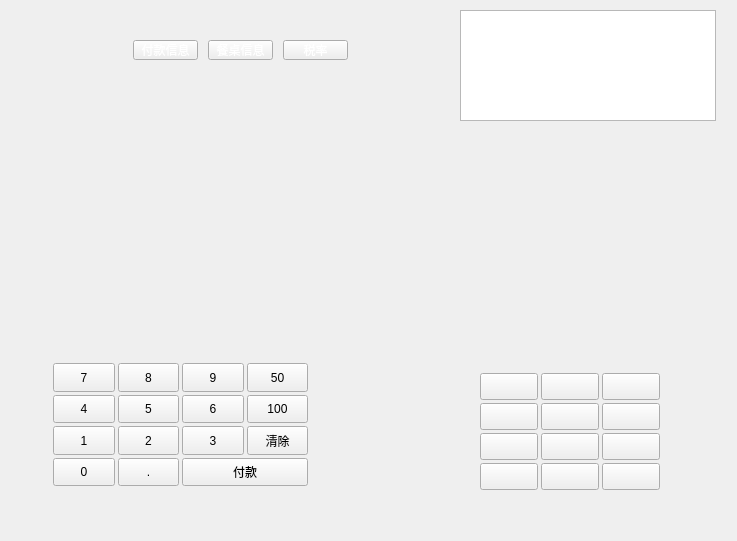
<?xml version="1.0" encoding="UTF-8"?>
<ui version="4.0">
 <class>w_scr_dish_pay_widget</class>
 <widget class="QWidget" name="w_scr_dish_pay_widget">
  <property name="geometry">
   <rect>
    <x>0</x>
    <y>0</y>
    <width>737</width>
    <height>541</height>
   </rect>
  </property>
  <property name="windowTitle">
   <string>Form</string>
  </property>
  <widget class="QFrame" name="frame_top">
   <property name="geometry">
    <rect>
     <x>130</x>
     <y>40</y>
     <width>221</width>
     <height>22</height>
    </rect>
   </property>
   <layout class="QVBoxLayout">
    <property name="spacing">
     <number>0</number>
    </property>
    <property name="leftMargin">
     <number>3</number>
    </property>
    <property name="topMargin">
     <number>0</number>
    </property>
    <property name="rightMargin">
     <number>3</number>
    </property>
    <property name="bottomMargin">
     <number>0</number>
    </property>
    <item>
     <widget class="QFrame" name="frame_3">
      <property name="styleSheet">
       <string notr="true"/>
      </property>
      <layout class="QHBoxLayout" name="horizontalLayout" stretch="0,0,0,1">
       <property name="spacing">
        <number>10</number>
       </property>
       <property name="leftMargin">
        <number>0</number>
       </property>
       <property name="topMargin">
        <number>0</number>
       </property>
       <property name="rightMargin">
        <number>0</number>
       </property>
       <property name="bottomMargin">
        <number>0</number>
       </property>
       <item>
        <widget class="public_pushbuton_likerb_pur" name="radioButton_payinfo">
         <property name="sizePolicy">
          <sizepolicy hsizetype="Minimum" vsizetype="Expanding">
           <horstretch>0</horstretch>
           <verstretch>0</verstretch>
          </sizepolicy>
         </property>
         <property name="focusPolicy">
          <enum>Qt::NoFocus</enum>
         </property>
         <property name="styleSheet">
          <string notr="true">color:white;</string>
         </property>
         <property name="text">
          <string>付款信息</string>
         </property>
         <property name="outer_stylesheet" stdset="0">
          <string>pushbutton_type</string>
         </property>
        </widget>
       </item>
       <item>
        <widget class="public_pushbuton_likerb_pur" name="radioButton_tableinfo">
         <property name="sizePolicy">
          <sizepolicy hsizetype="Minimum" vsizetype="Expanding">
           <horstretch>0</horstretch>
           <verstretch>0</verstretch>
          </sizepolicy>
         </property>
         <property name="focusPolicy">
          <enum>Qt::NoFocus</enum>
         </property>
         <property name="styleSheet">
          <string notr="true">color:white;</string>
         </property>
         <property name="text">
          <string>餐桌信息</string>
         </property>
         <property name="outer_stylesheet" stdset="0">
          <string>pushbutton_type</string>
         </property>
        </widget>
       </item>
       <item>
        <widget class="public_pushbuton_likerb_pur" name="radioButton_taxinfo">
         <property name="sizePolicy">
          <sizepolicy hsizetype="Minimum" vsizetype="Expanding">
           <horstretch>0</horstretch>
           <verstretch>0</verstretch>
          </sizepolicy>
         </property>
         <property name="focusPolicy">
          <enum>Qt::NoFocus</enum>
         </property>
         <property name="styleSheet">
          <string notr="true">color:white;</string>
         </property>
         <property name="text">
          <string>税率</string>
         </property>
         <property name="outer_stylesheet" stdset="0">
          <string>pushbutton_type</string>
         </property>
        </widget>
       </item>
       <item>
        <spacer name="horizontalSpacer">
         <property name="orientation">
          <enum>Qt::Horizontal</enum>
         </property>
         <property name="sizeHint" stdset="0">
          <size>
           <width>0</width>
           <height>20</height>
          </size>
         </property>
        </spacer>
       </item>
      </layout>
     </widget>
    </item>
    <item>
     <widget class="QLabel" name="label_12">
      <property name="minimumSize">
       <size>
        <width>0</width>
        <height>2</height>
       </size>
      </property>
      <property name="maximumSize">
       <size>
        <width>16777215</width>
        <height>2</height>
       </size>
      </property>
      <property name="text">
       <string/>
      </property>
      <property name="outer_stylesheet" stdset="0">
       <string>line_div_h</string>
      </property>
     </widget>
    </item>
   </layout>
  </widget>
  <widget class="QFrame" name="frame_summary">
   <property name="geometry">
    <rect>
     <x>440</x>
     <y>190</y>
     <width>101</width>
     <height>131</height>
    </rect>
   </property>
   <property name="styleSheet">
    <string notr="true">font-size:17pt;</string>
   </property>
   <layout class="QVBoxLayout" name="verticalLayout_3">
    <property name="spacing">
     <number>3</number>
    </property>
    <property name="leftMargin">
     <number>3</number>
    </property>
    <property name="topMargin">
     <number>3</number>
    </property>
    <property name="rightMargin">
     <number>3</number>
    </property>
    <property name="bottomMargin">
     <number>0</number>
    </property>
    <item>
     <widget class="lds_label_doublespinbox" name="lineEdit_realreceive" native="true"/>
    </item>
    <item>
     <widget class="lds_label_doublespinbox" name="lineEdit_change" native="true"/>
    </item>
    <item>
     <widget class="lds_label_doublespinbox" name="lineEdit_moneypay" native="true"/>
    </item>
    <item>
     <widget class="QWidget" name="widget_2" native="true"/>
    </item>
    <item>
     <widget class="QWidget" name="widget" native="true"/>
    </item>
   </layout>
  </widget>
  <widget class="QFrame" name="frame_stack0">
   <property name="geometry">
    <rect>
     <x>210</x>
     <y>190</y>
     <width>101</width>
     <height>131</height>
    </rect>
   </property>
   <property name="styleSheet">
    <string notr="true">font-size:17pt;</string>
   </property>
   <layout class="QVBoxLayout" name="verticalLayout">
    <property name="spacing">
     <number>3</number>
    </property>
    <property name="leftMargin">
     <number>3</number>
    </property>
    <property name="topMargin">
     <number>3</number>
    </property>
    <property name="rightMargin">
     <number>3</number>
    </property>
    <property name="bottomMargin">
     <number>0</number>
    </property>
    <item>
     <widget class="lds_label_doublespinbox" name="lineEdit_consum" native="true"/>
    </item>
    <item>
     <widget class="lds_label_doublespinbox" name="lineEdit_present" native="true"/>
    </item>
    <item>
     <widget class="lds_label_doublespinbox" name="lineEdit_discount" native="true"/>
    </item>
    <item>
     <widget class="lds_label_doublespinbox" name="lineEdit_int_rate" native="true"/>
    </item>
    <item>
     <widget class="lds_label_doublespinbox" name="lineEdit_blotout" native="true"/>
    </item>
   </layout>
  </widget>
  <widget class="QFrame" name="frame_stack1">
   <property name="geometry">
    <rect>
     <x>90</x>
     <y>190</y>
     <width>101</width>
     <height>131</height>
    </rect>
   </property>
   <property name="styleSheet">
    <string notr="true">font-size:17pt;</string>
   </property>
   <layout class="QVBoxLayout" name="verticalLayout_2">
    <property name="spacing">
     <number>3</number>
    </property>
    <property name="leftMargin">
     <number>3</number>
    </property>
    <property name="topMargin">
     <number>3</number>
    </property>
    <property name="rightMargin">
     <number>3</number>
    </property>
    <property name="bottomMargin">
     <number>0</number>
    </property>
    <item>
     <widget class="lds_label_text" name="lineEdit_ch_tableno" native="true"/>
    </item>
    <item>
     <widget class="lds_label_doublespinbox" name="lineEdit_service" native="true"/>
    </item>
    <item>
     <widget class="lds_label_doublespinbox" name="lineEdit_lowcost" native="true"/>
    </item>
    <item>
     <widget class="lds_label_text" name="lineEdit_vch_memo" native="true"/>
    </item>
    <item>
     <widget class="lds_label_text" name="lineEdit_int_person" native="true"/>
    </item>
   </layout>
  </widget>
  <widget class="lds_tableView" name="tableView">
   <property name="geometry">
    <rect>
     <x>460</x>
     <y>10</y>
     <width>256</width>
     <height>111</height>
    </rect>
   </property>
   <property name="focusPolicy">
    <enum>Qt::NoFocus</enum>
   </property>
  </widget>
  <widget class="QFrame" name="frame_pay_key">
   <property name="geometry">
    <rect>
     <x>480</x>
     <y>370</y>
     <width>183</width>
     <height>123</height>
    </rect>
   </property>
   <layout class="QGridLayout" name="gridLayout_5">
    <property name="leftMargin">
     <number>0</number>
    </property>
    <property name="topMargin">
     <number>3</number>
    </property>
    <property name="rightMargin">
     <number>3</number>
    </property>
    <property name="bottomMargin">
     <number>3</number>
    </property>
    <property name="spacing">
     <number>3</number>
    </property>
    <item row="0" column="0">
     <widget class="lds_pushbutton_wrap" name="pushButton_mobile_pay">
      <property name="sizePolicy">
       <sizepolicy hsizetype="Expanding" vsizetype="Expanding">
        <horstretch>0</horstretch>
        <verstretch>0</verstretch>
       </sizepolicy>
      </property>
      <property name="focusPolicy">
       <enum>Qt::NoFocus</enum>
      </property>
      <property name="outer_stylesheet" stdset="0">
       <string>pushbutton_bottom</string>
      </property>
     </widget>
    </item>
    <item row="3" column="0">
     <widget class="lds_pushbutton_wrap" name="pushButton_discount">
      <property name="sizePolicy">
       <sizepolicy hsizetype="Expanding" vsizetype="Expanding">
        <horstretch>0</horstretch>
        <verstretch>0</verstretch>
       </sizepolicy>
      </property>
      <property name="focusPolicy">
       <enum>Qt::NoFocus</enum>
      </property>
      <property name="outer_stylesheet" stdset="0">
       <string>pushbutton_bottom</string>
      </property>
     </widget>
    </item>
    <item row="1" column="1">
     <widget class="lds_pushbutton_wrap" name="pushButton_memberrecharge">
      <property name="sizePolicy">
       <sizepolicy hsizetype="Expanding" vsizetype="Expanding">
        <horstretch>0</horstretch>
        <verstretch>0</verstretch>
       </sizepolicy>
      </property>
      <property name="focusPolicy">
       <enum>Qt::NoFocus</enum>
      </property>
      <property name="outer_stylesheet" stdset="0">
       <string>pushbutton_bottom</string>
      </property>
     </widget>
    </item>
    <item row="3" column="1">
     <widget class="lds_pushbutton_wrap" name="pushButton_other">
      <property name="sizePolicy">
       <sizepolicy hsizetype="Expanding" vsizetype="Expanding">
        <horstretch>0</horstretch>
        <verstretch>0</verstretch>
       </sizepolicy>
      </property>
      <property name="focusPolicy">
       <enum>Qt::NoFocus</enum>
      </property>
      <property name="outer_stylesheet" stdset="0">
       <string>pushbutton_bottom</string>
      </property>
     </widget>
    </item>
    <item row="3" column="2">
     <widget class="lds_pushbutton_wrap" name="pushButton_cancel">
      <property name="sizePolicy">
       <sizepolicy hsizetype="Expanding" vsizetype="Expanding">
        <horstretch>0</horstretch>
        <verstretch>0</verstretch>
       </sizepolicy>
      </property>
      <property name="focusPolicy">
       <enum>Qt::NoFocus</enum>
      </property>
      <property name="outer_stylesheet" stdset="0">
       <string>pushbutton_bottom</string>
      </property>
     </widget>
    </item>
    <item row="1" column="0">
     <widget class="lds_pushbutton_wrap" name="pushButton_member">
      <property name="sizePolicy">
       <sizepolicy hsizetype="Expanding" vsizetype="Expanding">
        <horstretch>0</horstretch>
        <verstretch>0</verstretch>
       </sizepolicy>
      </property>
      <property name="focusPolicy">
       <enum>Qt::NoFocus</enum>
      </property>
      <property name="outer_stylesheet" stdset="0">
       <string>pushbutton_bottom</string>
      </property>
     </widget>
    </item>
    <item row="1" column="2">
     <widget class="lds_pushbutton_wrap" name="pushButton_vouchers">
      <property name="sizePolicy">
       <sizepolicy hsizetype="Expanding" vsizetype="Expanding">
        <horstretch>0</horstretch>
        <verstretch>0</verstretch>
       </sizepolicy>
      </property>
      <property name="focusPolicy">
       <enum>Qt::NoFocus</enum>
      </property>
      <property name="outer_stylesheet" stdset="0">
       <string>pushbutton_bottom</string>
      </property>
     </widget>
    </item>
    <item row="2" column="1">
     <widget class="lds_pushbutton_wrap" name="pushButton_meituan">
      <property name="sizePolicy">
       <sizepolicy hsizetype="Expanding" vsizetype="Expanding">
        <horstretch>0</horstretch>
        <verstretch>0</verstretch>
       </sizepolicy>
      </property>
      <property name="focusPolicy">
       <enum>Qt::NoFocus</enum>
      </property>
      <property name="outer_stylesheet" stdset="0">
       <string>pushbutton_bottom</string>
      </property>
     </widget>
    </item>
    <item row="0" column="1">
     <widget class="lds_pushbutton_wrap" name="pushButton_alipay">
      <property name="sizePolicy">
       <sizepolicy hsizetype="Expanding" vsizetype="Expanding">
        <horstretch>0</horstretch>
        <verstretch>0</verstretch>
       </sizepolicy>
      </property>
      <property name="focusPolicy">
       <enum>Qt::NoFocus</enum>
      </property>
      <property name="outer_stylesheet" stdset="0">
       <string>pushbutton_bottom</string>
      </property>
     </widget>
    </item>
    <item row="2" column="2">
     <widget class="lds_pushbutton_wrap" name="pushButton_waimaiteam">
      <property name="sizePolicy">
       <sizepolicy hsizetype="Expanding" vsizetype="Expanding">
        <horstretch>0</horstretch>
        <verstretch>0</verstretch>
       </sizepolicy>
      </property>
      <property name="focusPolicy">
       <enum>Qt::NoFocus</enum>
      </property>
      <property name="outer_stylesheet" stdset="0">
       <string>pushbutton_bottom</string>
      </property>
     </widget>
    </item>
    <item row="2" column="0">
     <widget class="lds_pushbutton_wrap" name="pushButton_youhui">
      <property name="sizePolicy">
       <sizepolicy hsizetype="Expanding" vsizetype="Expanding">
        <horstretch>0</horstretch>
        <verstretch>0</verstretch>
       </sizepolicy>
      </property>
      <property name="focusPolicy">
       <enum>Qt::NoFocus</enum>
      </property>
      <property name="outer_stylesheet" stdset="0">
       <string>pushbutton_bottom</string>
      </property>
     </widget>
    </item>
    <item row="0" column="2">
     <widget class="lds_pushbutton_wrap" name="pushButton_bank">
      <property name="sizePolicy">
       <sizepolicy hsizetype="Expanding" vsizetype="Expanding">
        <horstretch>0</horstretch>
        <verstretch>0</verstretch>
       </sizepolicy>
      </property>
      <property name="focusPolicy">
       <enum>Qt::NoFocus</enum>
      </property>
      <property name="outer_stylesheet" stdset="0">
       <string>pushbutton_bottom</string>
      </property>
     </widget>
    </item>
   </layout>
  </widget>
  <widget class="QFrame" name="frame_num_key">
   <property name="geometry">
    <rect>
     <x>50</x>
     <y>360</y>
     <width>261</width>
     <height>129</height>
    </rect>
   </property>
   <layout class="QGridLayout" name="gridLayout_key">
    <property name="leftMargin">
     <number>3</number>
    </property>
    <property name="topMargin">
     <number>3</number>
    </property>
    <property name="rightMargin">
     <number>3</number>
    </property>
    <property name="bottomMargin">
     <number>3</number>
    </property>
    <property name="spacing">
     <number>3</number>
    </property>
    <item row="3" column="0">
     <widget class="public_pushbutton_numkey" name="pushButton_14">
      <property name="sizePolicy">
       <sizepolicy hsizetype="Ignored" vsizetype="Expanding">
        <horstretch>0</horstretch>
        <verstretch>0</verstretch>
       </sizepolicy>
      </property>
      <property name="focusPolicy">
       <enum>Qt::NoFocus</enum>
      </property>
      <property name="text">
       <string>0</string>
      </property>
      <property name="outer_stylesheet" stdset="0">
       <string>pushbutton_key</string>
      </property>
     </widget>
    </item>
    <item row="0" column="3">
     <widget class="public_pushbutton_numkey" name="pushButton_4">
      <property name="sizePolicy">
       <sizepolicy hsizetype="Ignored" vsizetype="Expanding">
        <horstretch>0</horstretch>
        <verstretch>0</verstretch>
       </sizepolicy>
      </property>
      <property name="focusPolicy">
       <enum>Qt::NoFocus</enum>
      </property>
      <property name="text">
       <string>50</string>
      </property>
      <property name="outer_stylesheet" stdset="0">
       <string>pushbutton_key</string>
      </property>
     </widget>
    </item>
    <item row="1" column="0">
     <widget class="public_pushbutton_numkey" name="pushButton_6">
      <property name="sizePolicy">
       <sizepolicy hsizetype="Ignored" vsizetype="Expanding">
        <horstretch>0</horstretch>
        <verstretch>0</verstretch>
       </sizepolicy>
      </property>
      <property name="focusPolicy">
       <enum>Qt::NoFocus</enum>
      </property>
      <property name="text">
       <string>4</string>
      </property>
      <property name="outer_stylesheet" stdset="0">
       <string>pushbutton_key</string>
      </property>
     </widget>
    </item>
    <item row="1" column="2">
     <widget class="public_pushbutton_numkey" name="pushButton_5">
      <property name="sizePolicy">
       <sizepolicy hsizetype="Ignored" vsizetype="Expanding">
        <horstretch>0</horstretch>
        <verstretch>0</verstretch>
       </sizepolicy>
      </property>
      <property name="focusPolicy">
       <enum>Qt::NoFocus</enum>
      </property>
      <property name="text">
       <string>6</string>
      </property>
      <property name="outer_stylesheet" stdset="0">
       <string>pushbutton_key</string>
      </property>
     </widget>
    </item>
    <item row="0" column="1">
     <widget class="public_pushbutton_numkey" name="pushButton_2">
      <property name="sizePolicy">
       <sizepolicy hsizetype="Ignored" vsizetype="Expanding">
        <horstretch>0</horstretch>
        <verstretch>0</verstretch>
       </sizepolicy>
      </property>
      <property name="focusPolicy">
       <enum>Qt::NoFocus</enum>
      </property>
      <property name="text">
       <string>8</string>
      </property>
      <property name="outer_stylesheet" stdset="0">
       <string>pushbutton_key</string>
      </property>
     </widget>
    </item>
    <item row="3" column="1">
     <widget class="public_pushbutton_numkey" name="pushButton_16">
      <property name="sizePolicy">
       <sizepolicy hsizetype="Ignored" vsizetype="Expanding">
        <horstretch>0</horstretch>
        <verstretch>0</verstretch>
       </sizepolicy>
      </property>
      <property name="focusPolicy">
       <enum>Qt::NoFocus</enum>
      </property>
      <property name="text">
       <string>.</string>
      </property>
      <property name="outer_stylesheet" stdset="0">
       <string>pushbutton_key</string>
      </property>
     </widget>
    </item>
    <item row="2" column="1">
     <widget class="public_pushbutton_numkey" name="pushButton_12">
      <property name="sizePolicy">
       <sizepolicy hsizetype="Ignored" vsizetype="Expanding">
        <horstretch>0</horstretch>
        <verstretch>0</verstretch>
       </sizepolicy>
      </property>
      <property name="focusPolicy">
       <enum>Qt::NoFocus</enum>
      </property>
      <property name="text">
       <string>2</string>
      </property>
      <property name="outer_stylesheet" stdset="0">
       <string>pushbutton_key</string>
      </property>
     </widget>
    </item>
    <item row="2" column="3">
     <widget class="QPushButton" name="pushButton_clear">
      <property name="sizePolicy">
       <sizepolicy hsizetype="Ignored" vsizetype="Expanding">
        <horstretch>0</horstretch>
        <verstretch>0</verstretch>
       </sizepolicy>
      </property>
      <property name="focusPolicy">
       <enum>Qt::NoFocus</enum>
      </property>
      <property name="text">
       <string>清除</string>
      </property>
      <property name="outer_stylesheet" stdset="0">
       <string>pushbutton_key</string>
      </property>
     </widget>
    </item>
    <item row="1" column="3">
     <widget class="public_pushbutton_numkey" name="pushButton_7">
      <property name="sizePolicy">
       <sizepolicy hsizetype="Ignored" vsizetype="Expanding">
        <horstretch>0</horstretch>
        <verstretch>0</verstretch>
       </sizepolicy>
      </property>
      <property name="focusPolicy">
       <enum>Qt::NoFocus</enum>
      </property>
      <property name="text">
       <string>100</string>
      </property>
      <property name="outer_stylesheet" stdset="0">
       <string>pushbutton_key</string>
      </property>
     </widget>
    </item>
    <item row="2" column="2">
     <widget class="public_pushbutton_numkey" name="pushButton_9">
      <property name="sizePolicy">
       <sizepolicy hsizetype="Ignored" vsizetype="Expanding">
        <horstretch>0</horstretch>
        <verstretch>0</verstretch>
       </sizepolicy>
      </property>
      <property name="focusPolicy">
       <enum>Qt::NoFocus</enum>
      </property>
      <property name="text">
       <string>3</string>
      </property>
      <property name="outer_stylesheet" stdset="0">
       <string>pushbutton_key</string>
      </property>
     </widget>
    </item>
    <item row="2" column="0">
     <widget class="public_pushbutton_numkey" name="pushButton_10">
      <property name="sizePolicy">
       <sizepolicy hsizetype="Ignored" vsizetype="Expanding">
        <horstretch>0</horstretch>
        <verstretch>0</verstretch>
       </sizepolicy>
      </property>
      <property name="focusPolicy">
       <enum>Qt::NoFocus</enum>
      </property>
      <property name="text">
       <string>1</string>
      </property>
      <property name="outer_stylesheet" stdset="0">
       <string>pushbutton_key</string>
      </property>
     </widget>
    </item>
    <item row="1" column="1">
     <widget class="public_pushbutton_numkey" name="pushButton_8">
      <property name="sizePolicy">
       <sizepolicy hsizetype="Ignored" vsizetype="Expanding">
        <horstretch>0</horstretch>
        <verstretch>0</verstretch>
       </sizepolicy>
      </property>
      <property name="focusPolicy">
       <enum>Qt::NoFocus</enum>
      </property>
      <property name="text">
       <string>5</string>
      </property>
      <property name="outer_stylesheet" stdset="0">
       <string>pushbutton_key</string>
      </property>
     </widget>
    </item>
    <item row="0" column="0">
     <widget class="public_pushbutton_numkey" name="pushButton">
      <property name="sizePolicy">
       <sizepolicy hsizetype="Ignored" vsizetype="Expanding">
        <horstretch>0</horstretch>
        <verstretch>0</verstretch>
       </sizepolicy>
      </property>
      <property name="focusPolicy">
       <enum>Qt::NoFocus</enum>
      </property>
      <property name="text">
       <string>7</string>
      </property>
      <property name="outer_stylesheet" stdset="0">
       <string>pushbutton_key</string>
      </property>
     </widget>
    </item>
    <item row="0" column="2">
     <widget class="public_pushbutton_numkey" name="pushButton_3">
      <property name="sizePolicy">
       <sizepolicy hsizetype="Ignored" vsizetype="Expanding">
        <horstretch>0</horstretch>
        <verstretch>0</verstretch>
       </sizepolicy>
      </property>
      <property name="focusPolicy">
       <enum>Qt::NoFocus</enum>
      </property>
      <property name="text">
       <string>9</string>
      </property>
      <property name="outer_stylesheet" stdset="0">
       <string>pushbutton_key</string>
      </property>
     </widget>
    </item>
    <item row="3" column="2" colspan="2">
     <widget class="public_pushbutton_pay" name="pushButton_pay">
      <property name="sizePolicy">
       <sizepolicy hsizetype="Ignored" vsizetype="Expanding">
        <horstretch>0</horstretch>
        <verstretch>0</verstretch>
       </sizepolicy>
      </property>
      <property name="text">
       <string>付款</string>
      </property>
     </widget>
    </item>
   </layout>
  </widget>
  <widget class="QFrame" name="frame_stack2">
   <property name="geometry">
    <rect>
     <x>320</x>
     <y>190</y>
     <width>101</width>
     <height>131</height>
    </rect>
   </property>
   <property name="styleSheet">
    <string notr="true">font-size:17pt;</string>
   </property>
   <layout class="QVBoxLayout" name="verticalLayout_4">
    <property name="spacing">
     <number>3</number>
    </property>
    <property name="leftMargin">
     <number>3</number>
    </property>
    <property name="topMargin">
     <number>3</number>
    </property>
    <property name="rightMargin">
     <number>3</number>
    </property>
    <property name="bottomMargin">
     <number>0</number>
    </property>
    <item>
     <widget class="lds_label_doublespinbox" name="lineEdit_tax_before" native="true"/>
    </item>
    <item>
     <widget class="lds_label_doublespinbox" name="lineEdit_tax_cur" native="true"/>
    </item>
    <item>
     <widget class="lds_label_doublespinbox" name="lineEdit_tax_cur_2" native="true"/>
    </item>
    <item>
     <widget class="lds_label_doublespinbox" name="lineEdit_tax_cur_3" native="true"/>
    </item>
    <item>
     <widget class="lds_label_text" name="widget_3" native="true"/>
    </item>
   </layout>
  </widget>
 </widget>
 <customwidgets>
  <customwidget>
   <class>lds_pushbutton_wrap</class>
   <extends>QPushButton</extends>
   <header>lds_pushbutton_wrap.h</header>
  </customwidget>
  <customwidget>
   <class>lds_tableView</class>
   <extends>QTableView</extends>
   <header>lds_tableview.h</header>
  </customwidget>
  <customwidget>
   <class>public_pushbutton_pay</class>
   <extends>QPushButton</extends>
   <header>public_pushbutton_pay.h</header>
  </customwidget>
  <customwidget>
   <class>public_pushbutton_numkey</class>
   <extends>QPushButton</extends>
   <header>public_pushbutton_numkey.h</header>
  </customwidget>
  <customwidget>
   <class>lds_label_doublespinbox</class>
   <extends>QWidget</extends>
   <header>lds_label_doublespinbox.h</header>
   <container>1</container>
  </customwidget>
  <customwidget>
   <class>lds_label_text</class>
   <extends>QWidget</extends>
   <header>lds_label_text.h</header>
   <container>1</container>
  </customwidget>
  <customwidget>
   <class>public_pushbuton_likerb_pur</class>
   <extends>QPushButton</extends>
   <header>public_pushbuton_likerb_pur.h</header>
  </customwidget>
 </customwidgets>
 <resources/>
 <connections/>
</ui>
